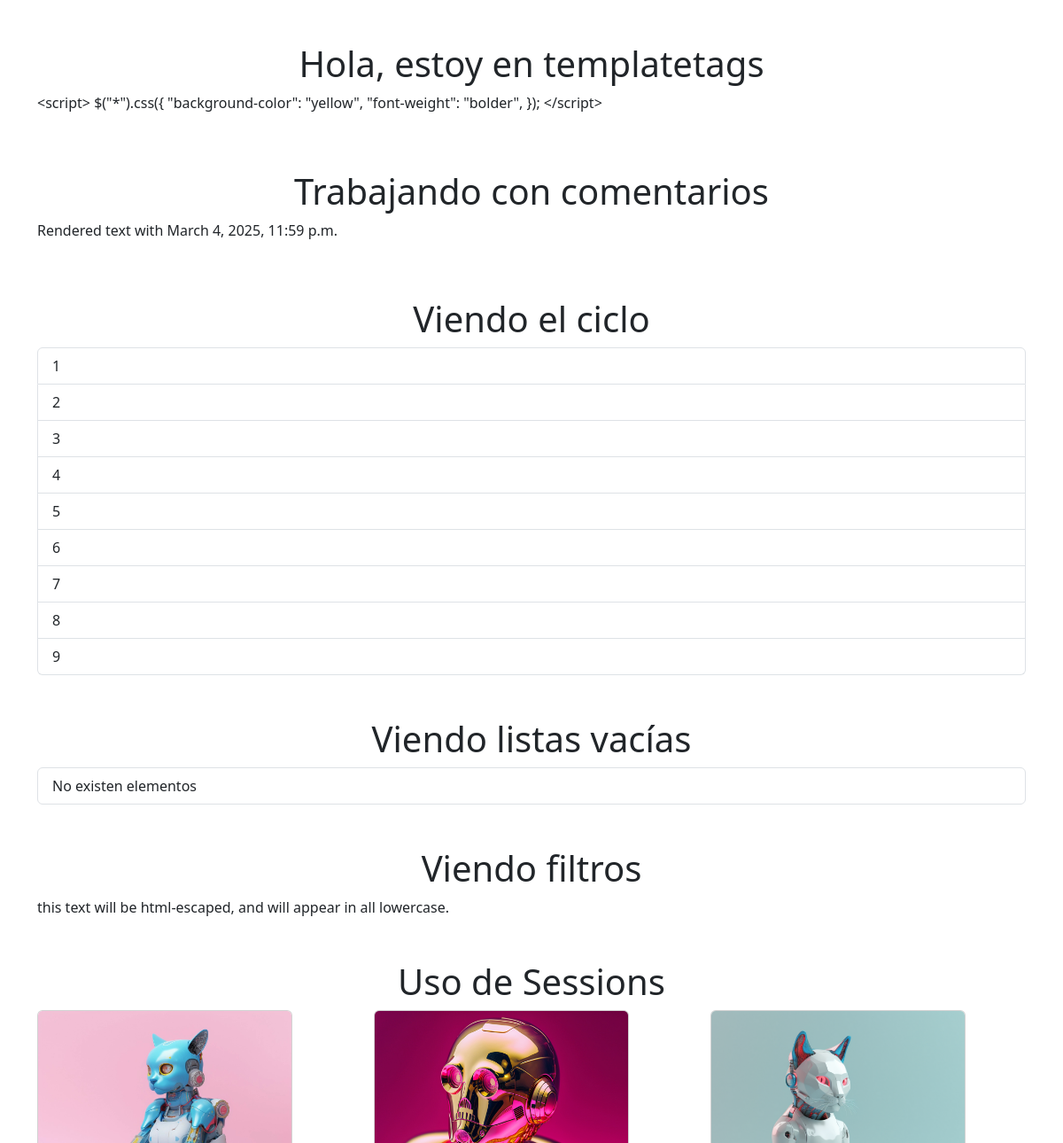
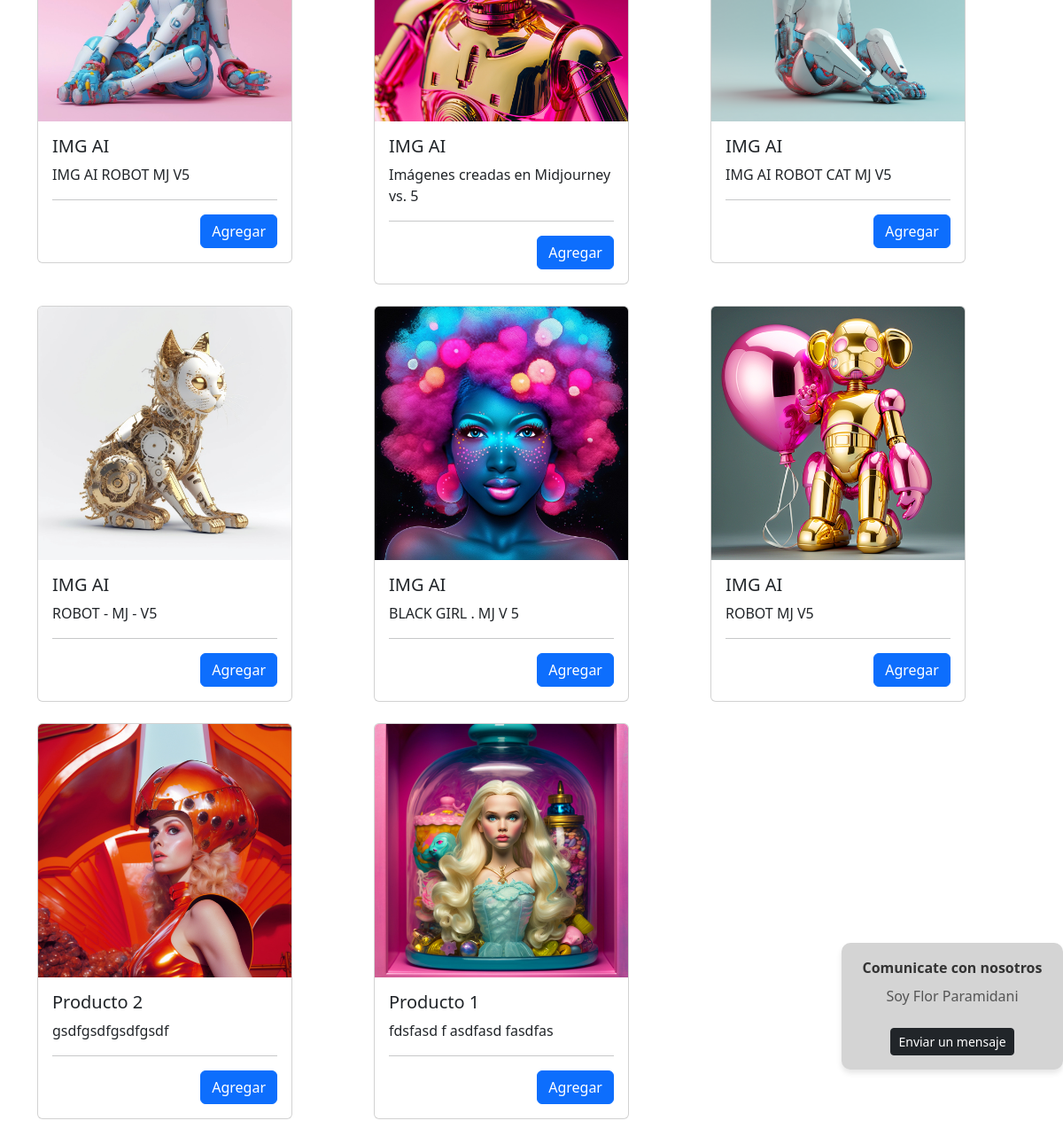
Page /templatetags1 on the committed database (2 pictures, top to bottom).
### productos/models.py (models this page shows, shortened)
class Producto(models.Model):
    Borrador = 'Borrador'
    Publicado = 'Publicado'
    Retirado = 'Retirado'
    APROBACION_PRODUCTO = (
        (Borrador, 'Borrador'),
        (Publicado, 'Publicado'),
        (Retirado, 'Retirado'),
    )
    estado = models.CharField(max_length=10, choices=APROBACION_PRODUCTO, default='Borrador')
    producto = models.CharField(max_length=200)
    fecha_publicacion = models.DateTimeField('Fecha de publicación')
    imagen = models.ImageField(upload_to="producto/%Y/%m/%d", blank=True, null=True)
    categoria = models.ForeignKey(
        Categoria, blank=False, null=True, on_delete=models.CASCADE
        )
    stock = models.IntegerField(default=0)
    descripcion = models.TextField(  default="")
    precio = models.DecimalField(max_digits=12, decimal_places=2, default=0.00)
    descuento = models.IntegerField(default=0)

### vistaprevia/views.py (the view, shortened to what this page needs)
# urls.py: path("templatetags1", Templatetags1.as_view(), name="templatetags1"),
class Templatetags1(View):
    template = "vistaprevia/templatetags1.html"
    def get(self, request):
        params = {}
        params["cross_site_scripting"]="""
            <script>
            $("*").css({
                "background-color": "yellow",
                "font-weight": "bolder",
            });
            </script>

        """
        producto = Producto.objects.filter(
            Q(estado="Publicado"),
        )
        params["los_productos"]=producto
        params["fecha_de_hoy"]=datetime.datetime.now()
        params["mi_lista"]=[1, 2, 3, 4, 5, 6, 7, 8, 9]
        params["row3"]="row3"
        params["mi_lista2"]=[]
        return render(request, self.template, params)

### templates/vistaprevia/templatetags1.html (shortened to what this page needs)
{% extends "layout.html" %}
{% load static %}
{% load mi_tienda %}
{% block content %}
<div class="container my-5">
    <div class="row">
        <div class="col-12">
            <h1 class="text-center">Hola, estoy en templatetags</h1>
            {% autoescape on %}
            <p>{{ cross_site_scripting }}</p>
            {% endautoescape %}
        </div>
    </div>
</div>
<div class="container my-5">
    <div class="row">
        <div class="col-12">
            <h1 class="text-center">Trabajando con comentarios</h1>
            <p>Rendered text with {{ fecha_de_hoy }}</p>
        </div>
    </div>
</div>
<div class="container my-5">
    <div class="row">
        <div class="col-12">
            <h1 class="text-center">Viendo el ciclo</h1>
            <ul class="list-group">
                {% for elemento in mi_lista %}
                    <li class="list-group-item {% cycle 'row1' 'row2' 'row3' %}">
                        {{ elemento }}
                    </li>
                {% endfor %}
            </ul>
        </div>
    </div>
</div>
<div class="container my-5">
    <div class="row">
        <div class="col-12">
            <h1 class="text-center">Viendo listas vacías</h1>
            <ul class="list-group">
                {% for elemento in mi_lista2 %}
                    <li class="list-group-item {% cycle 'row1' 'row2' 'row3' %}">
                        {{ elemento }}
                    </li>
                {% empty %}
                    <li class="list-group-item {% cycle 'row1' 'row2' 'row3' %}">
                        No existen elementos
                    </li>
                {% endfor %}
            </ul>
        </div>
    </div>
</div>
<div class="container my-5">
    <div class="row">
        <div class="col-12">
            <h1 class="text-center">Viendo filtros</h1>
        </div>
    </div>
</div>
<div class="container my-5">
    <div class="row">
        <div class="col-12">
            <h1 class="text-center">Uso de Sessions</h1>
        </div>
        {% for producto in los_productos %}
            <div class="col-12 col-lg-4 mb-4">
                <div class="card" style="width: 18rem;">
                    <img src="{% static 'img/1.png' %} {{ producto.imagen }}" class="card-img-top" alt="{{ producto.producto }}">
                    <div class="card-body">
                        <h5 class="card-title">{{ producto.producto }}</h5>
                        <p class="card-text">{{ producto.descripcion|slice:":95" }}</p>
                        <hr/>
                        <form action="/templatetags1" method="post">{% csrf_token %}
                            <input type="submit" class="btn btn-primary float-end" value="Agregar"/>
                        </form>
                    </div>
                </div>
            </div>
        {% endfor %}
    </div>
</div>
{% include "descripcion_lateral.html" with nombre="Flor" apellido="Paramidani" %}
{% endblock %}

### rows in the picture
Producto: imagen (picture), producto "IMG AI", descripcion "IMG AI ROBOT MJ V5"
Producto: imagen (picture), producto "IMG AI", descripcion "Imágenes creadas en Midjourney vs. 5"
Producto: imagen (picture), producto "IMG AI", descripcion "IMG AI ROBOT CAT MJ V5"
Producto: imagen (picture), producto "IMG AI", descripcion "ROBOT - MJ - V5"
Producto: imagen (picture), producto "IMG AI", descripcion "BLACK GIRL . MJ V 5"
Producto: imagen (picture), producto "IMG AI", descripcion "ROBOT MJ V5"
Producto: imagen (picture), producto "Producto 2", descripcion "gsdfgsdfgsdfgsdf"
Producto: imagen (picture), producto "Producto 1", descripcion "fdsfasd f asdfasd fasdfas"

### other values in the picture
{{ cross_site_scripting }} "<script> $(\"*\").css({ \"background-color\": \"yellow\", \"font-weight\": \"bolder\", }); </script>"
{{ fecha_de_hoy }} "March 4, 2025, 11:59 p.m."
{{ elemento }} "1" "2" "3" "4" "5" "6" "7" "8" "9"
{{ nombre }} "Flor"
{{ apellido }} "Paramidani"
